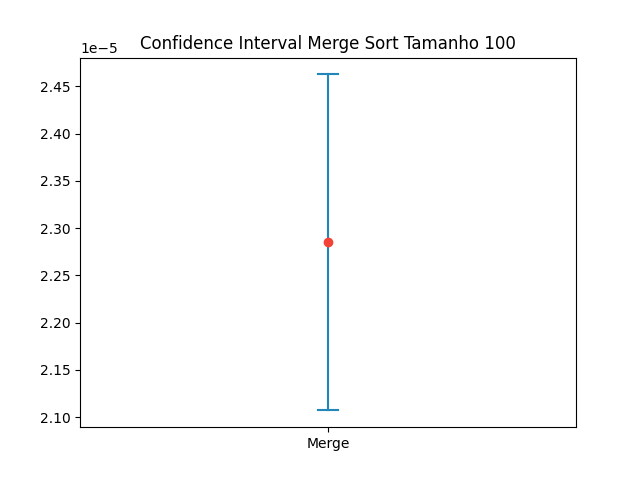
#> input picture graphs/conf/python/100Merge.png, 640 x 480 px; its folder holds 4 pictures in this run
$ python imagesColage.py
#> lines starting #> are read from the running program, lines starting #| are printed output that depends on the picture
import os
from PIL import Image
import re

def extract_number(string):
    number = re.search(r'\d+', string)
    if number:
        return int(number.group())
    else:
        return None

folder_path = "../graphs/conf/python"

output_folder = "../graphs/conf/pythonGrouped"

image_files = [f for f in os.listdir(folder_path) if os.path.isfile(os.path.join(folder_path, f))]

image_groups = {}
for image_file in image_files:
    image_number = extract_number(image_file)
    if image_number not in image_groups:
        image_groups[image_number] = []
    image_groups[image_number].append(image_file)

print(image_groups)

for image_number, image_group in image_groups.items():
    images_to_combine = []
    for image_file in image_group:
        image_path = os.path.join(folder_path, image_file)
        image = Image.open(image_path)
#> image is the input picture: PIL image 640x480 RGBA; mean R, G, B, A 251, 251.2, 251.3, 255
        images_to_combine.append(image)

    width = sum(image.width for image in images_to_combine)
    height = max(image.height for image in images_to_combine)

    combined_image = Image.new('RGB', (width, height))
#> combined_image: PIL image 1920x480 RGB; every value is 0

    x_offset = 0
    for image in images_to_combine:
        combined_image.paste(image, (x_offset, 0))
        x_offset += image.width
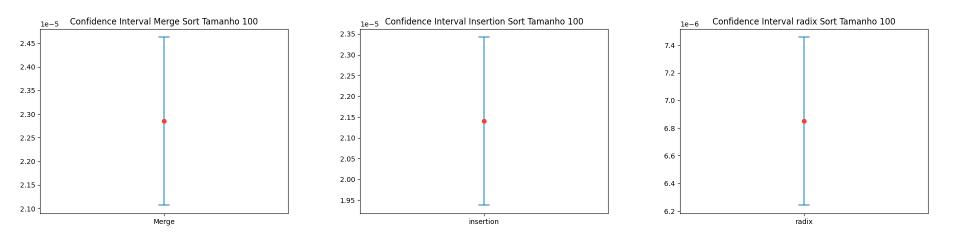
#> combined_image: PIL image 1920x480 RGB (shown at 1/2 size); mean R, G, B 251, 251.2, 251.4

    combined_image_path = os.path.join(output_folder, str(image_number) + ".jpg")
    combined_image.save(combined_image_path)

    print(f"Combined image saved: {combined_image_path}")
